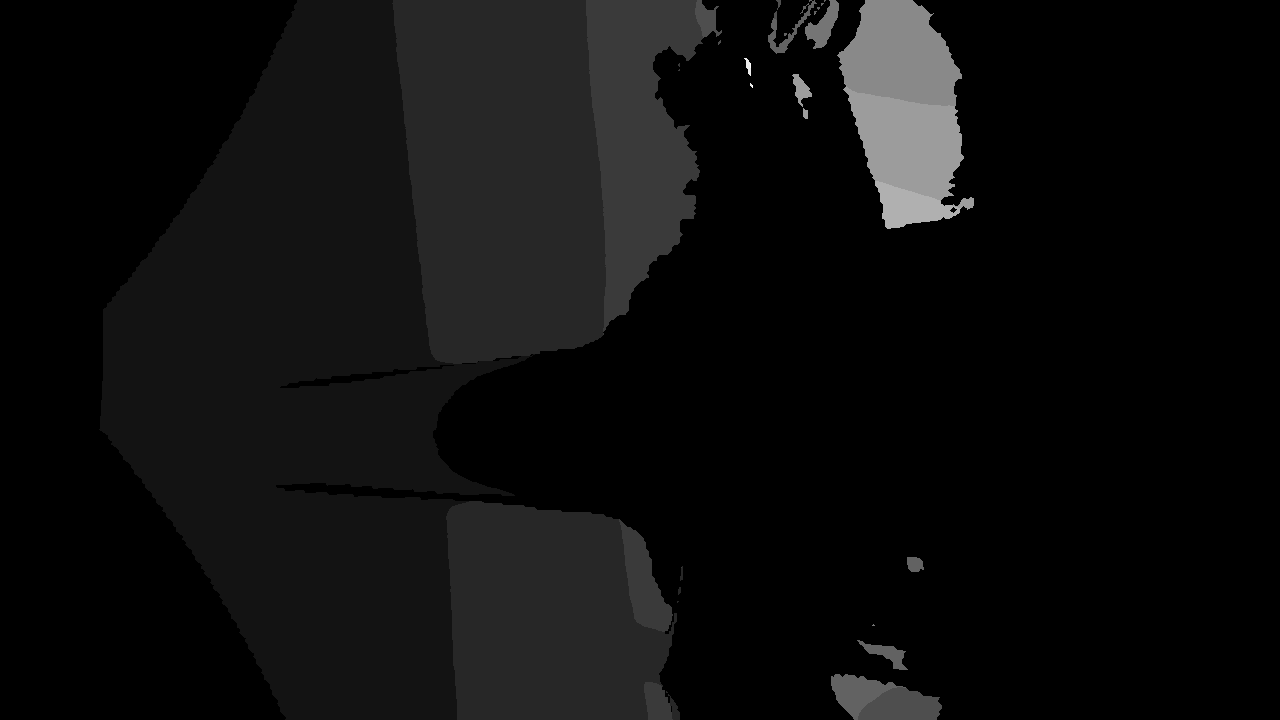
#> input picture Data/pipe_xi_n/depth_0.png, 1280 x 720 px
$ python depth.py
#> lines starting #> are read from the running program, lines starting #| are printed output that depends on the picture
import cv2

img = cv2.imread("depth_0.png")
#> img is the input picture: shape (720, 1280, 3); min 0, max 13, mean 0.716
img = 100*img
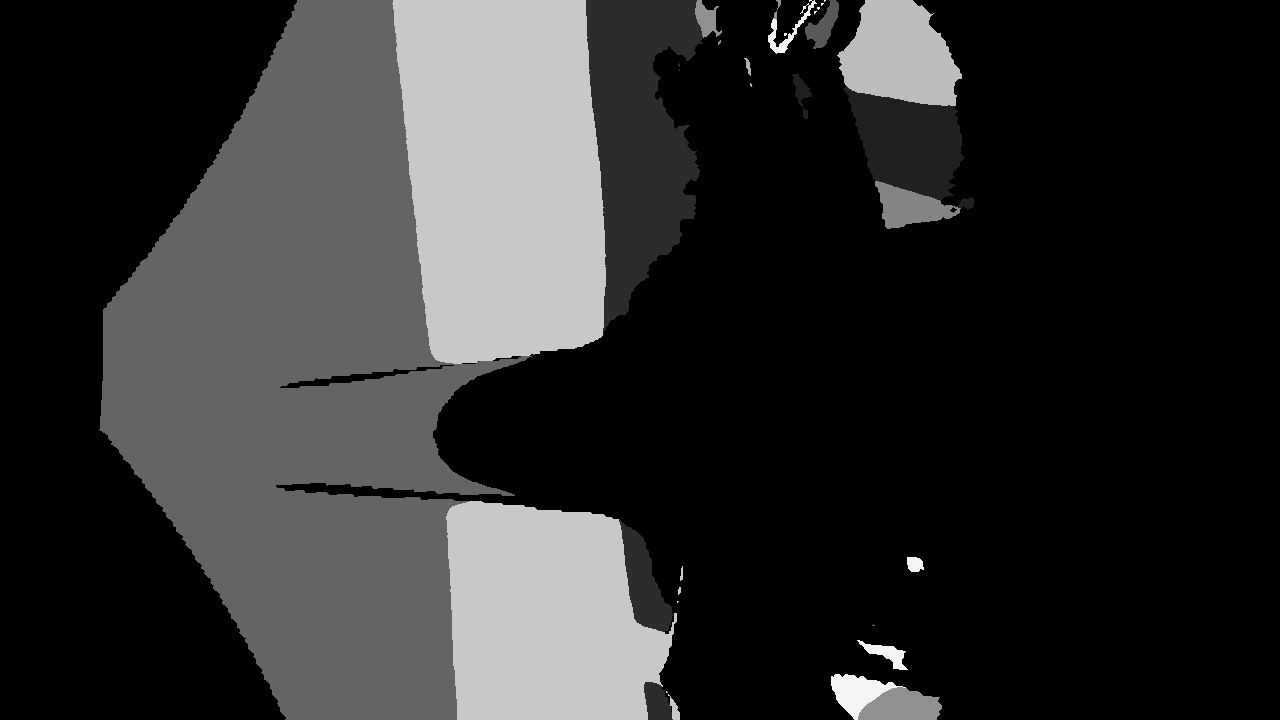
#> img: shape (720, 1280, 3); min 0, max 244, mean 47
cv2.imwrite("1.png", img)
